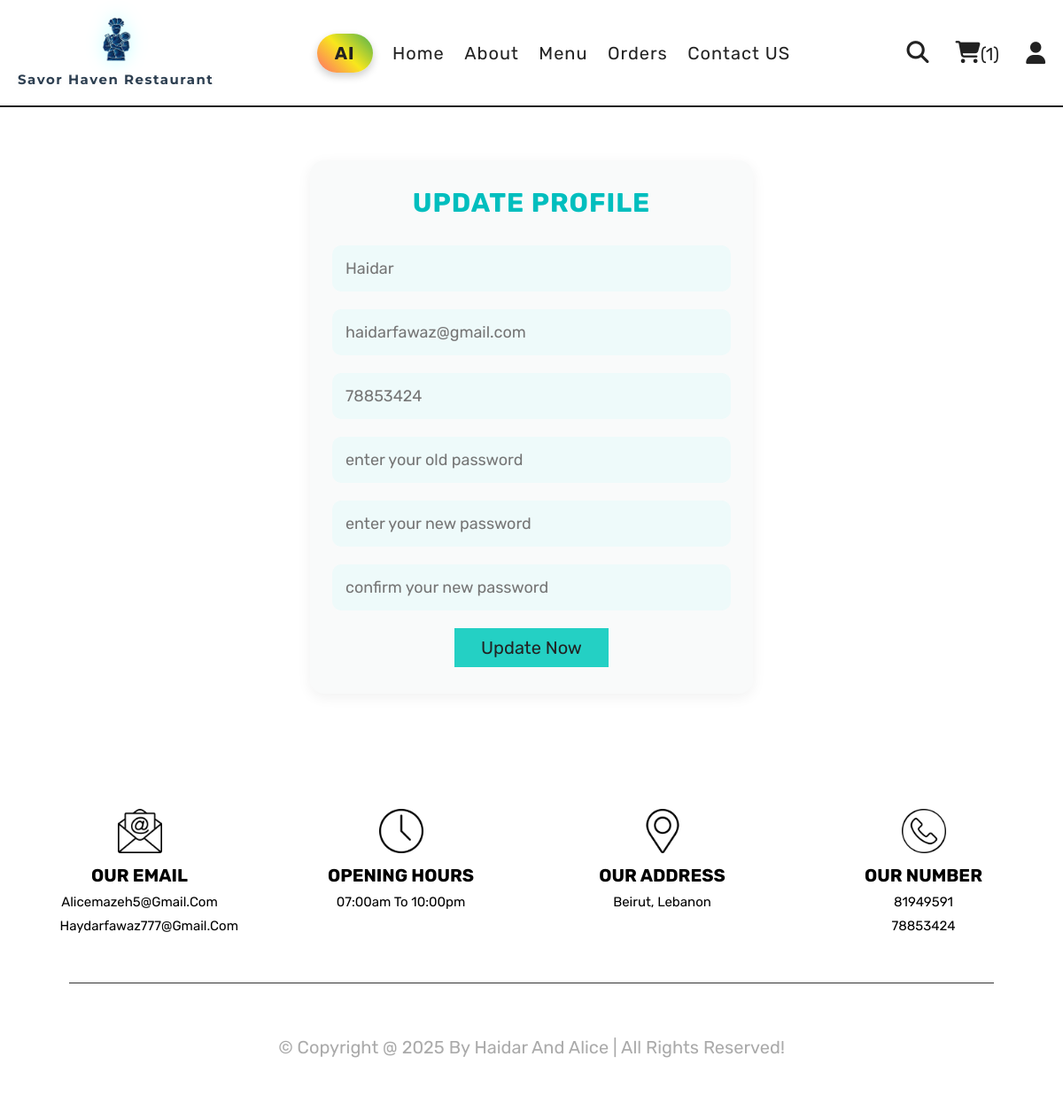
/update_profile.php (signed in), run on the app's committed database.
### tables this page shows
CREATE TABLE `users` (
  `id` int(100) NOT NULL,
  `name` varchar(20) NOT NULL,
  `email` varchar(50) NOT NULL,
  `number` varchar(10) NOT NULL,
  `password` varchar(50) NOT NULL,
  `address` varchar(500) NOT NULL
);

### update_profile.php (the view, shortened to what this page needs)
<?php
include 'components/connect.php';
?>
<!DOCTYPE html>
<html lang="en">
<head>
   <link rel="stylesheet" href="https://cdnjs.cloudflare.com/ajax/libs/font-awesome/6.1.1/css/all.min.css">
   <link rel="stylesheet" href="css/style.css">
</head>
<body>
<?php include 'components/user_header.php'; ?>
<section class="form-container update-form">
   <form action="" method="post">
      <h3>update profile</h3>
      <input type="text" name="name" placeholder="<?= $fetch_profile['name']; ?>" class="box" maxlength="50">
      <input type="email" name="email" placeholder="<?= $fetch_profile['email']; ?>" class="box" maxlength="50" oninput="this.value = this.value.replace(/\s/g, '')">
      <input type="number" name="number" placeholder="<?= $fetch_profile['number']; ?>"" class="box" min="0" max="9999999999" maxlength="10">
      <input type="password" name="old_pass" placeholder="enter your old password" class="box" maxlength="50" oninput="this.value = this.value.replace(/\s/g, '')">
      <input type="password" name="new_pass" placeholder="enter your new password" class="box" maxlength="50" oninput="this.value = this.value.replace(/\s/g, '')">
      <input type="password" name="confirm_pass" placeholder="confirm your new password" class="box" maxlength="50" oninput="this.value = this.value.replace(/\s/g, '')">
      <input type="submit" value="update now" name="submit" class="btn">
   </form>
</section>
<?php include 'components/footer.php'; ?>
</body>
</html>

### css/style.css (style rules this page uses)
:root { --yellow:#fed330; --red:#e74c3c; --white:#fff; --black:#222; --light-color:#777; --border:.2rem solid var(--black); }
* { font-family: 'Rubik', sans-serif; margin:0; padding:0; box-sizing: border-box; outline: none; border: none; text-decoration: none; }
html { font-size: 62.5%; overflow-x: hidden; scroll-behavior: smooth; stop-opacity: 7rem; }
section { margin:0 auto; max-width: 1200px; padding:2rem; }
.btn, .delete-btn { margin-top: 1rem; display: inline-block; font-size: 2rem; padding:1rem 3rem; cursor: pointer; text-transform: capitalize; transition: .2s linear; }
.btn { background-color: #24d0c4; color:var(--black); }
.form-container form { margin: 4rem auto; max-width: 50rem; padding: 3rem 2.5rem; background: #f9fafa; border-radius: 16px; box-shadow: 0 4px 16px rgba(0, 0, 0, 0.06); text-align: center; animation: fadeInSlide 0.6s ease forwards; opacity: 0; transform: translateY(30px); }
.form-container form h3 { font-size: 3rem; color: #01bebe; text-transform: uppercase; margin-bottom: 2rem; font-weight: 700; letter-spacing: 1px; }
.form-container form .box { margin: 1rem 0; width: 100%; border: none; padding: 1.5rem; font-size: 1.8rem; border-radius: 10px; background: #eefafa; color: #333; transition: box-shadow 0.3s ease; }

### data on the page
users: name "Haidar", email "haidarfawaz@gmail.com", number "78853424"

### other printed values
$total_cart_items "1"
